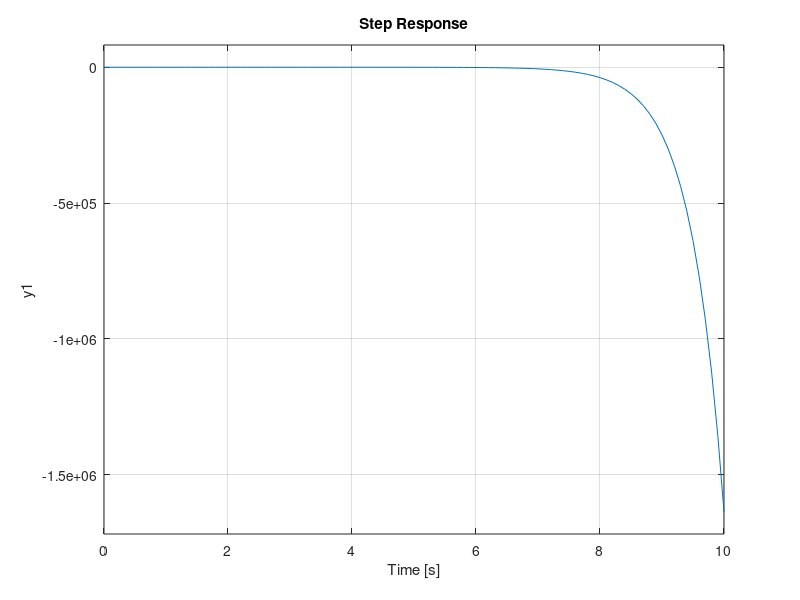

Source code (MATLAB):
%Clear
clear
clc
close all

%%LABORATORY 3, NUMBER 2
%% DEFINE G1, G2, G3, G4, H1, H2, and H3

G1_num = [1];
G1_den = [1 0 0];
G1 = tf(G1_num,G1_den)

G2_num = [1];
G2_den = [1 1];
G2 = tf(G2_num,G2_den)

G3_num = [1];
G3_den = [1 0];
G3 = tf(G3_num,G3_den)

G4_num = [1];
G4_den = [2 0];
G4 = tf(G4_num,G4_den)

H1_num = [1];
H1_den = [1 0];
H1 = tf(H1_num,H1_den)

H2_num = [1];
H2_den = [1 -1];
H2 = tf(H2_num,H2_den)

H3_num = [1];
H3_den = [1 -2];
H3 = tf(H3_num,H3_den)

%%Reduced Version

%%down
TF_denA_down = conv(G3_den,G4_den)
TF_denB_down = conv(TF_denA_down,H3_den)

TF_denC_down = conv(G2_den,G3_den)
TF_denD_down = conv(TF_denA_down,H2_den)

TF_denE_down = conv(G1_den,G2_den)
TF_denF_down = conv(TF_denA_down,G3_den)
TF_denG_down = conv(TF_denA_down,H1_den)
TF_denN_up = conv(TF_denB_down,TF_denD_down)
TF_denO_up = conv(TF_denN_up,TF_denG_down)
TF_den_down = TF_denO_up

TF_numA_up = conv(G1_num,G2_num)
TF_numB_up = conv(TF_numA_up,G3_num)
TF_num_up = conv(TF_numB_up,G4_num)

%%down
TF_numA_down = conv(G1_den,G2_den)
TF_numB_down = conv(TF_numA_down,G3_den)
TF_num_down = conv(TF_numB_down,G4_den)

TF_denA_up = conv(G3_num,G4_num)
TF_denB_up = conv(TF_denA_up,H3_num)
TF_denH_up = conv(TF_denB_up,TF_denD_down)
TF_denI_up = conv(TF_denH_up,TF_denG_down)

TF_denC_up = conv(G2_num,G3_num)
TF_denD_up = conv(TF_denA_up,H2_num)
TF_denJ_up = conv(TF_denD_up,TF_denB_down)
TF_denK_up = conv(TF_denJ_up,TF_denG_down)

TF_denE_up = conv(G1_num,G2_num)
TF_denF_up = conv(TF_denA_up,G3_num)
TF_denG_up = conv(TF_denA_up,H1_num)
TF_denL_up = conv(TF_denG_up,TF_denB_down)
TF_denM_up = conv(TF_denL_up,TF_denD_down)

TF_denN_up = conv(TF_denB_down,TF_denD_down)
%TF_den_up = TF_denO_up + TF_denI_up + TF_denK_up + TF_denM_up
TF_den_up = [2 -6 4 3 -7 6 -5 2]


TF_num = conv(TF_num_up,TF_den_down)
TF_den = conv(TF_num_down,TF_den_up)

TF_reduced = tf(TF_num, TF_den);

%%STEP RESPONSE

step(TF_reduced,0:0.1:10)